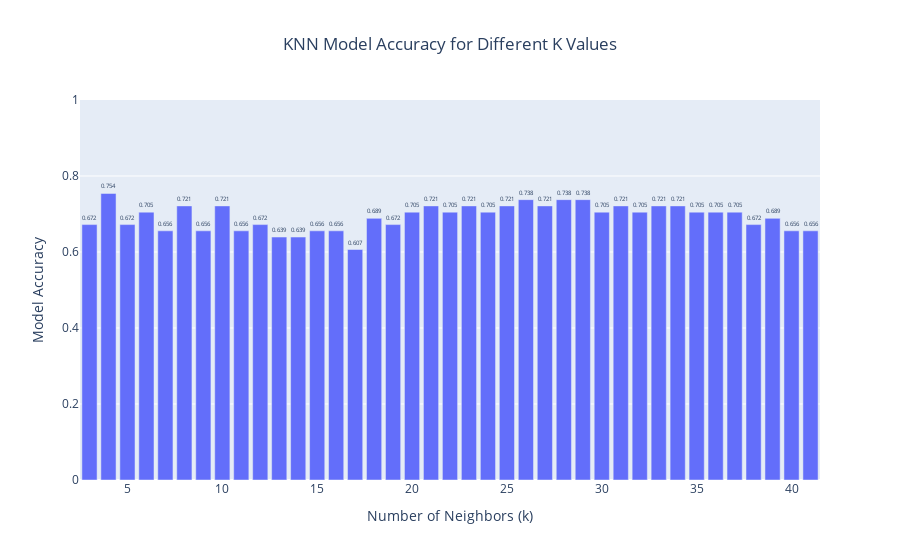

Notebook code for this chart:
### Markdown cell above
## Model accuracies with different k parameter (HW sklearn point 1)

### Code cell
import plotly.express as px
import pandas as pd

different_k_results = []
for k in range(3, 42):
    different_k_results.append(knn_sklearn(training, training_labels, test, test_labels, k))

df_results = pd.DataFrame(different_k_results, columns=['k', 'distance_formula', 'accuracy'])

best_k_value = df_results.loc[df_results['accuracy'].idxmax()]['k']

fig = px.bar(
    data_frame=df_results,
    x='k',
    y='accuracy',
    title='KNN Model Accuracy for Different K Values',
    labels={
        'k': 'Number of Neighbors (k)',
        'accuracy': 'Model Accuracy'
    },
    text='accuracy'
)
fig.update_traces(
    texttemplate='%{text:.3f}',
    textposition='outside'
)
fig.update_layout(
    xaxis_title="Number of Neighbors (k)",
    yaxis_title="Model Accuracy",
    title_x=0.5,
    yaxis=dict(range=[0,1])
)

fig.show()

print(f"Best k value: {best_k_value}")

### Figure 1 — Plotly figure (JSON) as saved in the notebook; plotly's stock layout.template omitted (floating-point values rounded to 4 significant figures)
{"data": [{"hovertemplate": "Number of Neighbors (k)=%{x}<br>Model Accuracy=%{text}<extra></extra>", "legendgroup": "", "marker": {"color": "#636efa", "pattern": {"shape": ""}}, "name": "", "orientation": "v", "showlegend": false, "text": [0.6721, 0.7541, 0.6721, 0.7049, 0.6557, 0.7213, 0.6557, 0.7213, 0.6557, 0.6721, 0.6393, 0.6393, 0.6557, 0.6557, 0.6066, 0.6885, 0.6721, 0.7049, 0.7213, 0.7049, 0.7213, 0.7049, 0.7213, 0.7377, 0.7213, 0.7377, 0.7377, 0.7049, 0.7213, 0.7049, 0.7213, 0.7213, 0.7049, 0.7049, 0.7049, 0.6721, 0.6885, 0.6557, 0.6557], "textposition": "outside", "texttemplate": "%{text:.3f}", "type": "bar", "x": [3, 4, 5, 6, 7, 8, 9, 10, 11, 12, 13, 14, 15, 16, 17, 18, 19, 20, 21, 22, 23, 24, 25, 26, 27, 28, 29, 30, 31, 32, 33, 34, 35, 36, 37, 38, 39, 40, 41], "xaxis": "x", "y": [0.6721, 0.7541, 0.6721, 0.7049, 0.6557, 0.7213, 0.6557, 0.7213, 0.6557, 0.6721, 0.6393, 0.6393, 0.6557, 0.6557, 0.6066, 0.6885, 0.6721, 0.7049, 0.7213, 0.7049, 0.7213, 0.7049, 0.7213, 0.7377, 0.7213, 0.7377, 0.7377, 0.7049, 0.7213, 0.7049, 0.7213, 0.7213, 0.7049, 0.7049, 0.7049, 0.6721, 0.6885, 0.6557, 0.6557], "yaxis": "y"}], "layout": {"barmode": "relative", "legend": {"tracegroupgap": 0}, "title": {"text": "KNN Model Accuracy for Different K Values", "x": 0.5}, "xaxis": {"anchor": "y", "domain": [0, 1], "title": {"text": "Number of Neighbors (k)"}}, "yaxis": {"anchor": "x", "domain": [0, 1], "range": [0, 1], "title": {"text": "Model Accuracy"}}}}
